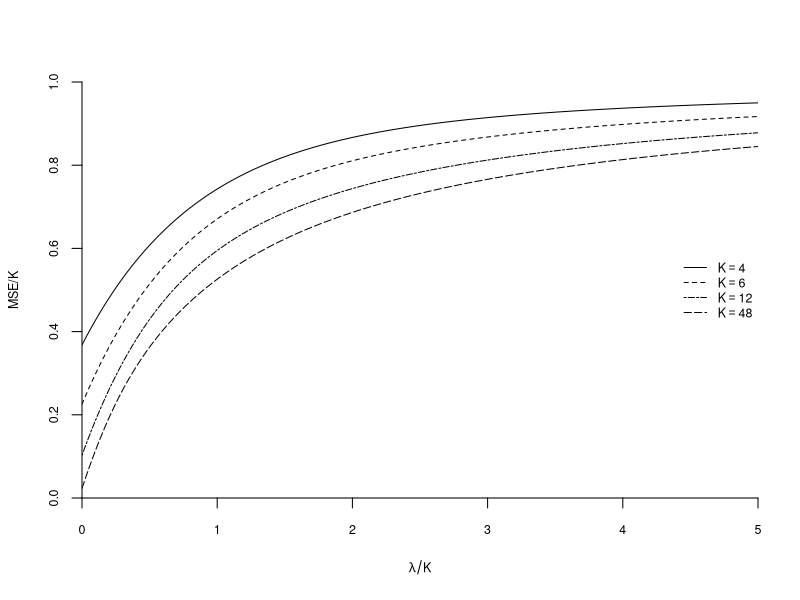
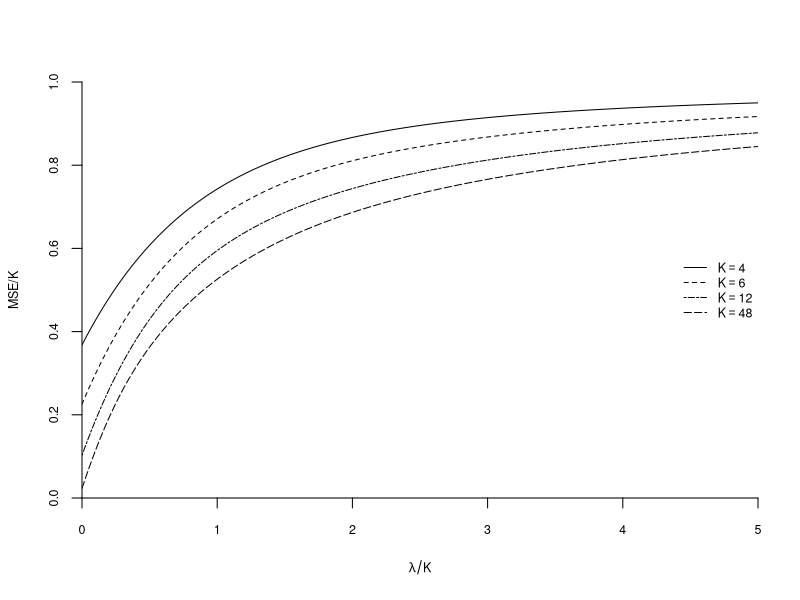

The R source for these figures, in order:
#####################################
### This file generates Figure 28.3
### MSE of Positive Part James-Stein Estimator
#####################################


x <- as.matrix(seq(0,5,by=0.01))
G <- length(x)

K <- c(4,6,12,48)
n <- length(K)
a <- as.matrix(1:500)

mse <- matrix(0,G,n)
for (ki in 1:n){    
  k <- K[ki]
  xk <- x*k
  F <- pchisq(k-2,k-2+a*2)
  for (gi in 1:G){
    lambda <- xk[gi]
    lambda2a <- cumprod((lambda/2)/a)
    EQ <- (1/(k-2) + sum(lambda2a/(k-2+a*2)))*exp(-lambda/2)
    JK <- (pchisq(k-2,k-2)/(k-2) + sum(F*lambda2a/(k-2+a*2)))*exp(-lambda/2)
    mse[gi,ki] <- 1 - EQ*(((k-2)^2)/k) - 2*pchisq(k-2,k,lambda) + pchisq(k-2,k+2,lambda) + lambda/k*pchisq(k-2,k+4,lambda) + ((k-2)^2)/k*JK
  }
}

pdf("HANSEN28-3.pdf",family="Helvetica",colormodel='cmyk',width=4.5,height=4.5)
plot(x,mse[,1],type="l",lty=1,xaxs="i",yaxs="i",ylim=c(0,1),ylab="MSE/K",xlab=expression(lambda/K),bty="n",cex.lab=.75,cex.axis=.75)
lines(x,mse[,2],lty=2)
lines(x,mse[,3],lty=6)
lines(x,mse[,4],lty=5)
legend("right",legend=c(expression(K==4),expression(K==6),expression(K==12),expression(K==48)),lty=c(1,2,6,5),cex=.75,bty="n")
dev.off()

postscript("HANSEN28-3.eps",paper="special",width=4.5,height=4.5,horizontal=FALSE,onefile=FALSE,family="Helvetica",colormodel='cmyk')
plot(x,mse[,1],type="l",lty=1,xaxs="i",yaxs="i",ylim=c(0,1),ylab="MSE/K",xlab=expression(lambda/K),bty="n",cex.lab=.75,cex.axis=.75)
lines(x,mse[,2],lty=2)
lines(x,mse[,3],lty=6)
lines(x,mse[,4],lty=5)
legend("right",legend=c(expression(K==4),expression(K==6),expression(K==12),expression(K==48)),lty=c(1,2,6,5),cex=.75,bty="n")
dev.off()
